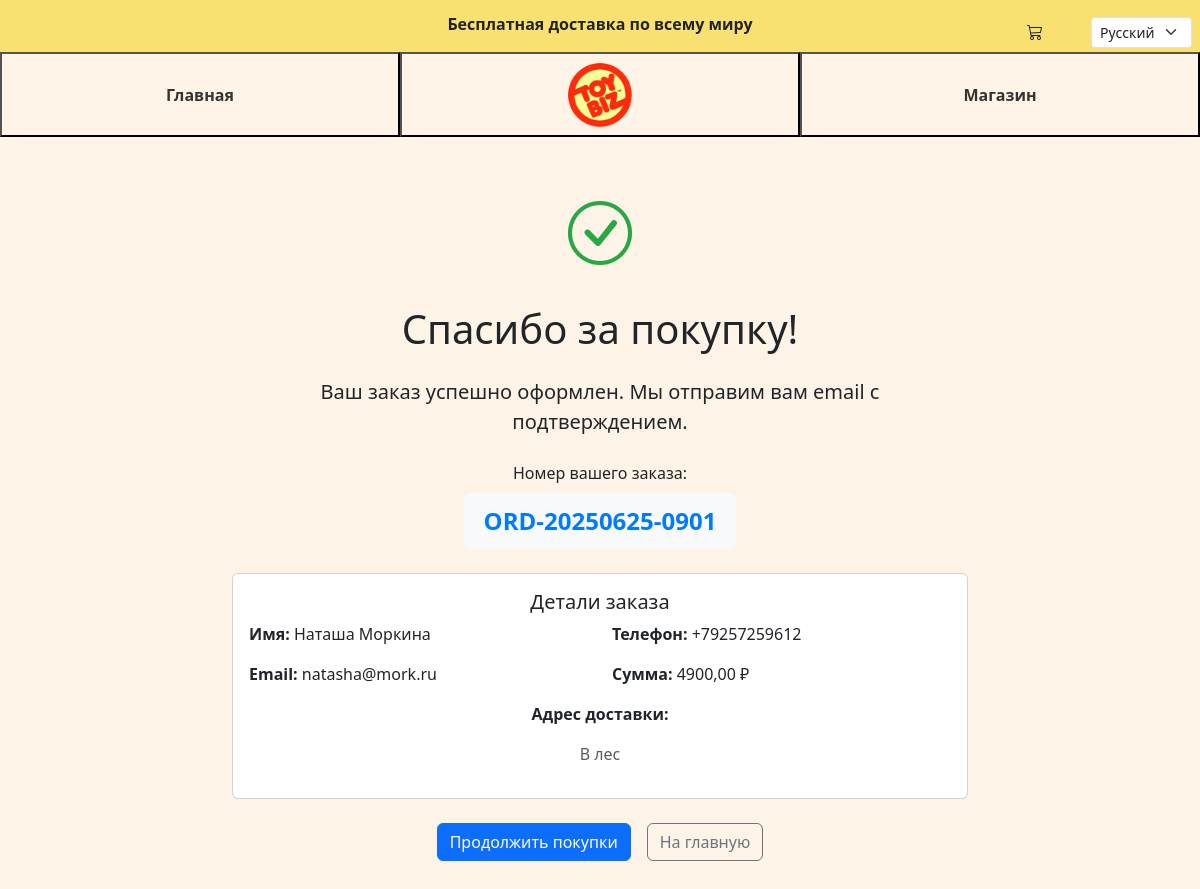
Page /order/success/ORD-20250625-0901/ on the committed database.
### toys/models.py (models this page shows, shortened)
class Order(models.Model):
    STATUS_CHOICES = [
        ('pending', _('Ожидает обработки')),
        ('processing', _('В обработке')),
        ('shipped', _('Отправлен')),
        ('delivered', _('Доставлен')),
        ('cancelled', _('Отменён')),
    ]
    order_number = models.CharField(_("Номер заказа"), max_length=20, unique=True)
    first_name = models.CharField(_("Имя"), max_length=100)
    last_name = models.CharField(_("Фамилия"), max_length=100)
    email = models.EmailField(_("Email"))
    phone = models.CharField(_("Телефон"), max_length=20)
    address = models.TextField(_("Адрес доставки"))
    total_amount = models.DecimalField(_("Общая сумма"), max_digits=10, decimal_places=2)
    status = models.CharField(_("Статус"), max_length=20, choices=STATUS_CHOICES, default='pending')
    created_at = models.DateTimeField(_("Дата создания"), auto_now_add=True)
    updated_at = models.DateTimeField(_("Дата обновления"), auto_now=True)
    class Meta:
        verbose_name = _("Заказ")
        verbose_name_plural = _("Заказы")
        ordering = ['-created_at']
    def __str__(self):
        return f"Заказ {self.order_number} - {self.first_name} {self.last_name}"

### toys/views.py (the view)
# urls.py: path('order/success/<str:order_number>/', order_success, name='order_success'),
def order_success(request, order_number):
    order = get_object_or_404(Order, order_number=order_number)
    print(f"DEBUG: Order object: {order}")
    print(f"DEBUG: Order fields:")
    print(f"  - order_number: {order.order_number}")
    print(f"  - first_name: {order.first_name}")
    print(f"  - last_name: {order.last_name}")
    print(f"  - email: {order.email}")
    print(f"  - phone: {order.phone}")
    print(f"  - address: {order.address}")
    print(f"  - total_amount: {order.total_amount}")
    print(f"  - total_amount type: {type(order.total_amount)}")
    return render(request, 'toys/order_success.html', {
        'order': order,
        'cart_count': get_cart_count(request),
    })

### toys/context_processors.py (called while the page is built)
def current_language(request):
    return {
        'CURRENT_LANGUAGE': translation.get_language(),
    }

### toys/views.py (called while the page is built)
def get_cart_count(request):
    cart = request.session.get('cart', {})
    return sum(cart.values()) if cart else 0

### toys/templates/toys/order_success.html (shortened to what this page needs)
{% load i18n %}
<!DOCTYPE html>
<html lang="ru">
  <head>
    {% load static %}
    <link
      href="https://cdn.jsdelivr.net/npm/bootstrap@5.3.0/dist/css/bootstrap.min.css"
      rel="stylesheet"
    />
    <link
      rel="stylesheet"
      href="https://cdn.jsdelivr.net/npm/bootstrap-icons@1.11.3/font/bootstrap-icons.min.css"
    />
  </head>
  <body>
    {% include 'partials/header.html' %}
    <div class="container py-5">
      <div class="row justify-content-center">
        <div class="col-md-8 text-center">
          <div class="success-icon mb-4">
            <i class="bi bi-check-circle"></i>
          </div>
          <h1 class="mb-4">Спасибо за покупку!</h1>
          <p class="lead mb-4">
            Ваш заказ успешно оформлен. Мы отправим вам email с подтверждением.
          </p>
          <div class="mb-4">
            <p class="mb-2">Номер вашего заказа:</p>
            <div class="order-number">{{ order.order_number }}</div>
          </div>
          <div class="card mb-4">
            <div class="card-body">
              <h5 class="card-title">Детали заказа</h5>
              <div class="row text-start">
                <div class="col-md-6">
                  <p>
                    <strong>Имя:</strong> {{order.first_name}}
                    {{order.last_name}}
                  </p>
                  <p><strong>Email:</strong> {{ order.email }}</p>
                </div>
                <div class="col-md-6">
                  <p><strong>Телефон:</strong> {{ order.phone }}</p>
                  <p><strong>Сумма:</strong> {{ order.total_amount }} ₽</p>
                </div>
              </div>
              <p><strong>Адрес доставки:</strong></p>
              <p class="text-muted">{{ order.address }}</p>
            </div>
          </div>
          <div class="d-flex justify-content-center gap-3">
            <a href="/shop/" class="btn btn-primary">Продолжить покупки</a>
            <a href="/" class="btn btn-outline-secondary">На главную</a>
          </div>
        </div>
      </div>
    </div>
  </body>
</html>

### toys/templates/toys/order_success.html (style rules this page uses)
.success-icon { font-size: 4rem; color: #28a745; }
.order-number { font-size: 1.5rem; font-weight: bold; color: #007bff; background: #f8f9fa; padding: 10px 20px; border-radius: 8px; display: inline-block; }

### toys/templates/partials/header.html (style rules this page uses)
body { background-color: #fdf3e7 !important; min-height: 100vh; }

### rows in the picture
Order: order_number "ORD-20250625-0901", first_name "Наташа", last_name "Моркина", email "natasha@mork.ru", phone "+79257259612", total_amount "4900,00", address "В лес"
